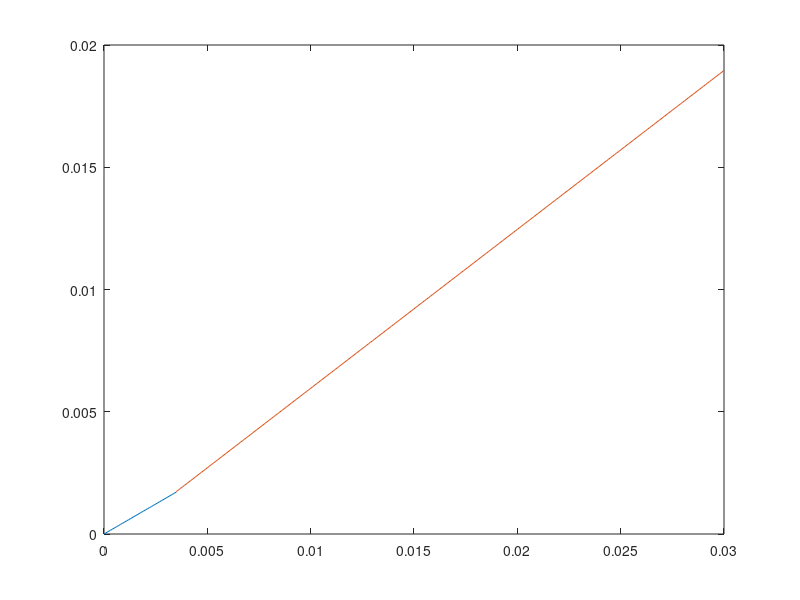
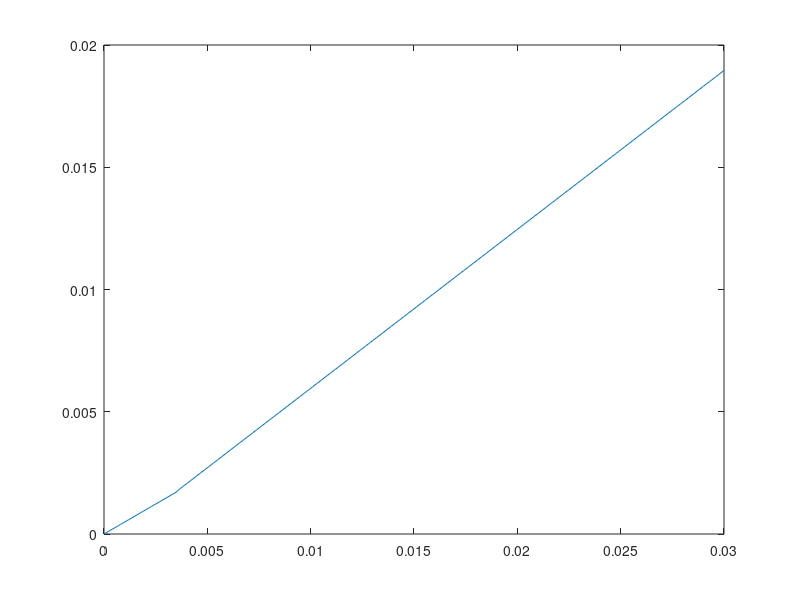

Recreate these plots in MATLAB, in order.
clc; clear; close all;

theta_elastic = 0 : 1e-4 : 3.5e-3;

theta_inelastic = 3.5e-3 : 1e-4 : 0.03;

epsilon_elastic = 0.49 * theta_elastic;

epsilon_inelastic = 0.65 * theta_inelastic - 5.41e-4;

epsilon_x = @(x) (0.49 * x) .* (x <= 3.5e-3) + (0.65 * x - 5.41e-4) .* (x > 3.5e-3);

% epsilon = zeros(1, length(theta_));
theta_ = 0 : 1e-4 : 0.03;

epsilon = epsilon_x(theta_);

% epsilon = length(theta_);

% for index = 1 : length(theta_)
%     epsilon(index) = epsilon_x(index);

% end



plot(theta_elastic, epsilon_elastic, theta_inelastic, epsilon_inelastic);

figure;
plot(theta_, epsilon_x(theta_));
